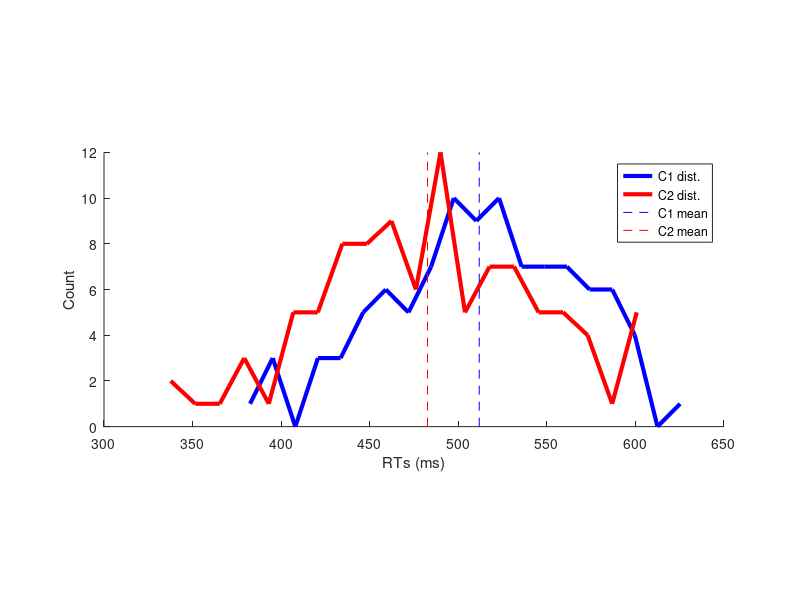
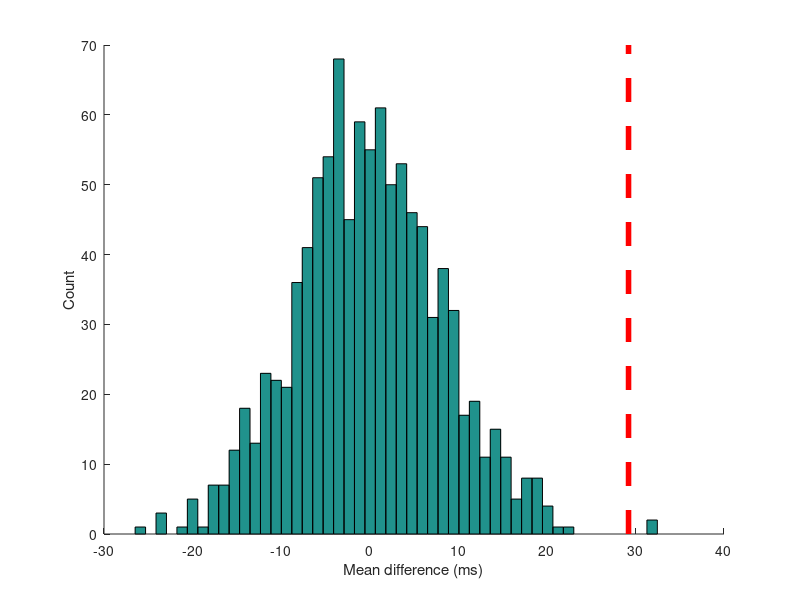

These charts were generated, in order, by the following MATLAB code: (Note: this script raises an error after producing the figures.)
%%
%     COURSE: Solved challenges in neural time series analysis
%    SECTION: Inferrential statistics
%      VIDEO: Permutation testing for one variable and two groups
% Instructor: sincxpress.com
%
%%

clear

%% generate data

% dataset parameters
mean1 = 500; % ms
mean2 = 480; % ms
stdev =  60; % ms

nTrials = 100; % per condition!

% first column is condition number
data(:,1) = double( (1:2*nTrials)>nTrials );

% second column is RTs (random numbers with std=stdev and mean=mean1/2)
data(1:nTrials,2)     = mean1 + randn(nTrials,1) * stdev;
data(nTrials+1:end,2) = mean2 + randn(nTrials,1) * stdev;

%% visualize data distributions and their difference

figure(1), clf
subplot(5,1,2:4), hold on
[y1,x1] = hist(data(data(:,1)==0,2),20); % histogram of condition=0
[y2,x2] = hist(data(data(:,1)==1,2),20); % histogram of condition=1

% plot the distributions
h = plot(x1,y1, x2,y2, 'linew',3);
set(h,'linewidth',3)
set(h(1),'color','b')
set(h(2),'color','r')

% plot the means
plot([1 1]*mean(data(data(:,1)==0,2)),get(gca,'ylim'),'b--')
plot([1 1]*mean(data(data(:,1)==1,2)),get(gca,'ylim'),'r--')

% some labels and legends
xlabel('RTs (ms)'), ylabel('Count')
legend('C1 dist.','C2 dist.','C1 mean','C2 mean')

%% permutation test

nPermutes = 1000;
permMeans = zeros(nPermutes,1);

trueCondLabs = data(:,1);

for permi=1:nPermutes
    
    % shuffle condition labels
    fakeCondLabs = trueCondLabs(randperm(length(trueCondLabs)));
    
    % compute fake means
    fakemean1 = mean(data(fakeCondLabs==0,2));
    fakemean2 = mean(data(fakeCondLabs==1,2));
    
    % permutation is their difference
    permMeans(permi) = fakemean1 - fakemean2;
end

% compute observed mean difference
realmean1 = mean(data(data(:,1)==0,2));
realmean2 = mean(data(data(:,1)==1,2));
realdiff  = realmean1 - realmean2;

% compare real value against H0 distribution
zval = (realdiff - mean(permMeans)) / std(permMeans);  % hint: z = (obs-center)/std
pval = normcdf(-abs(zval));

% compute parametric t-statistic
[~,p,~,t] = ttest2(data(data(:,1)==0,2),data(data(:,1)==1,2));
% convert t into z
t2p = tpdf(t.tstat,t.df);
t2z = sign(zval) * norminv(1-t2p);


%% show null-hypothesis distribution

figure(2), clf, hold on

% permuted distribution
hist(permMeans,50)
xlabel('Mean difference (ms)')
ylabel('Count')

% observed difference
plot([1 1]*realdiff,get(gca,'ylim'),'r--','linew',4)

title({[ 'Z_{perm}=' num2str(round(zval,2)) , ', p_{perm}=' num2str(round(pval,3)) ],...
       [ 'Z_{para}=' num2str(round(t2z,2))  , ', p_{para}=' num2str(round(t2p,3))  ] })

%% done.
